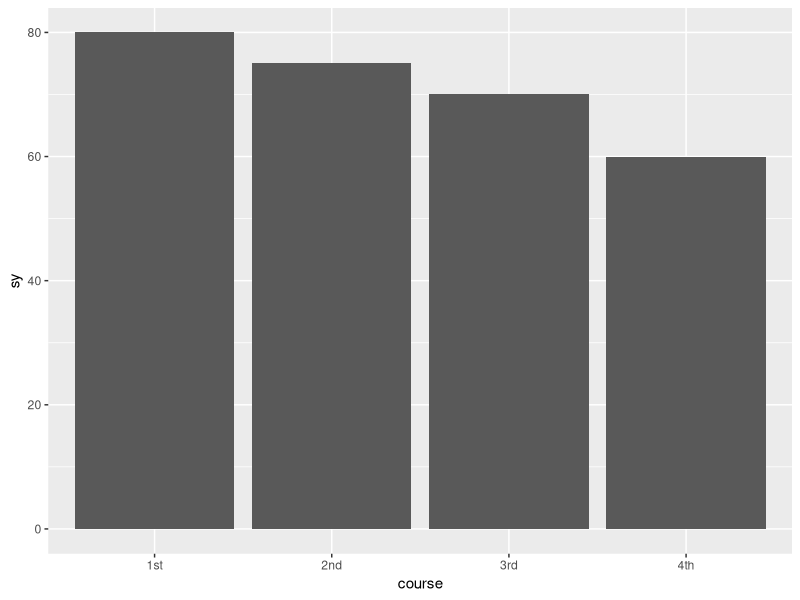
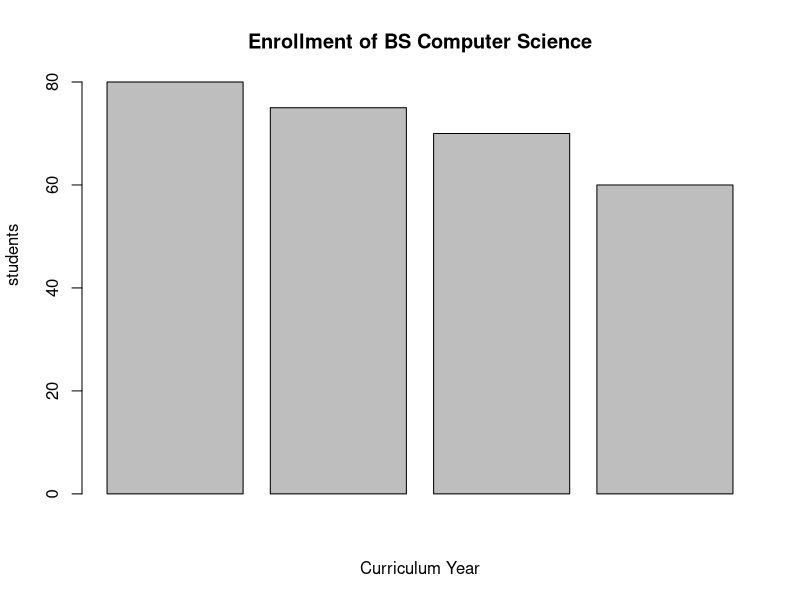
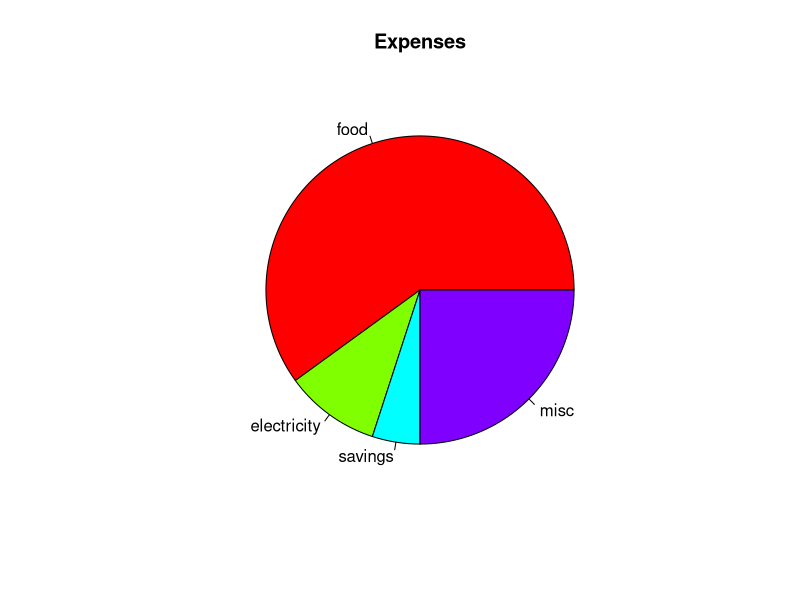
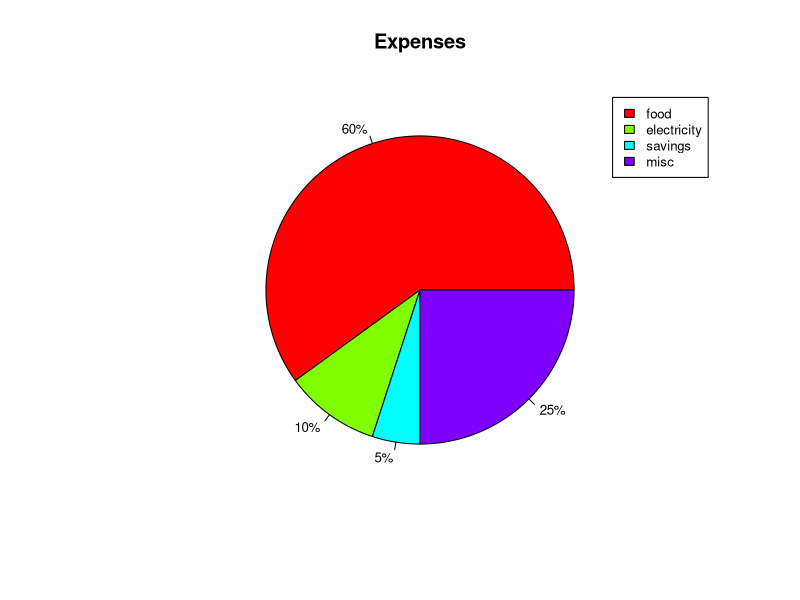
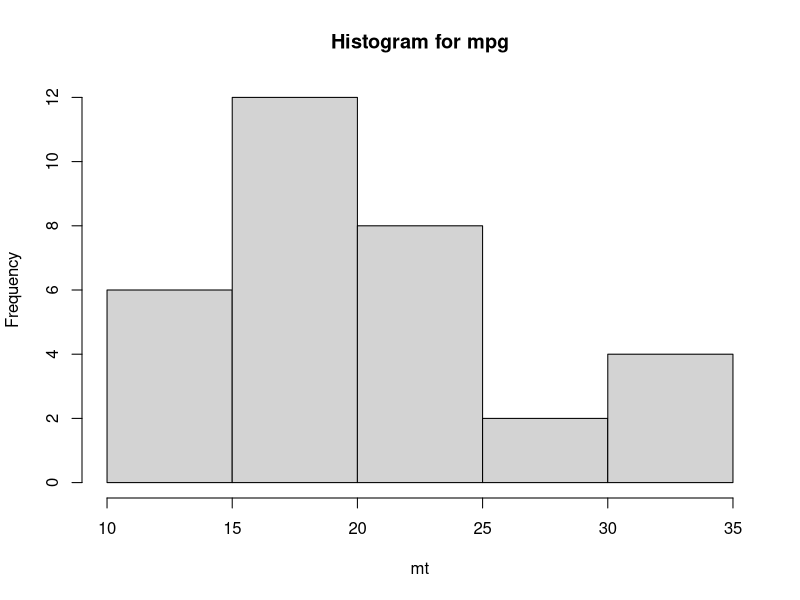
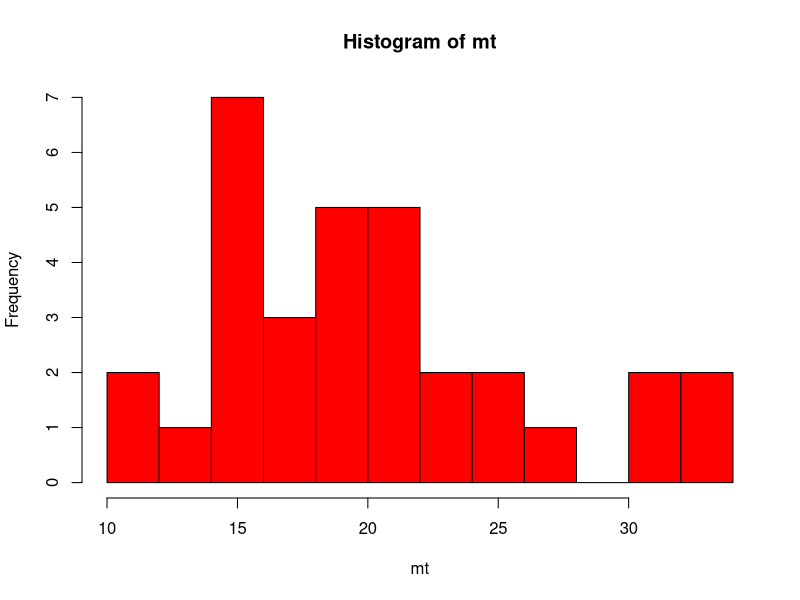
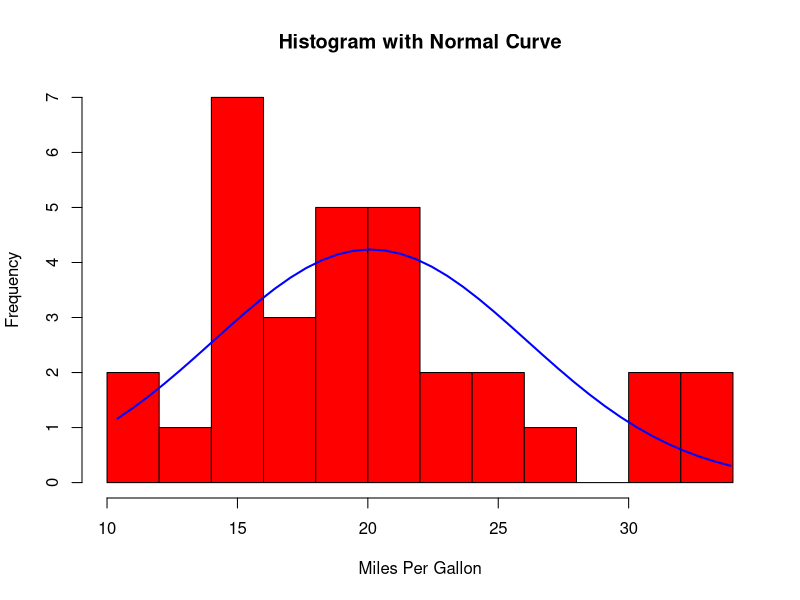
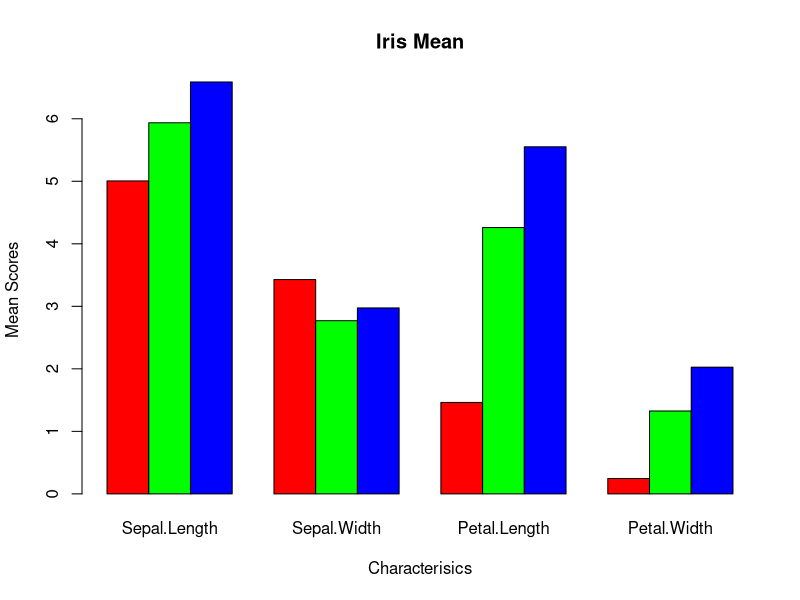

Source code (R) for these figures, in order:
## ---- chunk 1
#1a

library(ggplot2)
df <- data.frame("course"=c("1st", "2nd", "3rd", "4th"), "sy"= c(80, 75, 70, 60))
ggplot(df) + geom_col(aes(course, sy))

sy <- c(80, 75, 70, 60)
course <- c("1st", "2nd", "3rd", "4th")

## ---- chunk 2
#b
br <- barplot(sy, main= "Enrollment of BS Computer Science",
              xlab = "Curriculum Year", ylab = "number of
              students")
## ---- chunk 3
#2a
food <- 60
electricity <- 10
savings <- 5
misc <- 25

expenses <- data.frame(food, electricity, savings,misc)
expenses
## ---- chunk 4
#2B
expense <- c(60, 10, 5, 25)
pie(expense, main = "Expenses", col = rainbow(length(expense)),
    labels = c("food", "electricity", "savings", "misc"))

expense_label <- round(expense/sum(expense) * 100, 1)
expense_label <- paste(expense_label, "%", sep = "")

pie(expense, main = "Expenses", col = rainbow(length(expense)),
    labels = expense_label, cex=0.8)
legend(1, c("food", "electricity", "savings", "misc"),
       cex = 0.8, fill = rainbow(length(expense)))
## ---- chunk 5
#3
data("mtcars")

mt  <- mtcars$mpg

hist(mt, main = "Histogram for mpg")
## ---- chunk 6
#B
hist(mt, breaks=12, col="red")
## ---- chunk 7
#C

h<-hist(mt, breaks=10, col="red", xlab="Miles Per Gallon",
        main="Histogram with Normal Curve")
xfit<-seq(min(mt),max(mt),length=40)
yfit<-dnorm(xfit,mean=mean(mt),sd=sd(mt))
yfit <- yfit*diff(h$mids[1:2])*length(mt)
lines(xfit, yfit, col="blue", lwd=2)
## ---- chunk 8
#D
data("iris")

data_a <- data.frame(iris)
data_a

a_data <- subset(data_a, Species == 'setosa')
a_data

data_b <- data.frame(iris)
data_b
b_data <- subset(data_b, Species == 'versicolor')
b_data

data_c <- data.frame(iris)
data_c
c_data <-subset(data_c, Species == 'virginica')
c_data
## ---- chunk 9
#4b
setosa <- colMeans(a_data[sapply(a_data,is.numeric)])
setosa

versicolor <- colMeans(b_data[sapply(b_data,is.numeric)])
versicolor

virginica <- colMeans(c_data[sapply(c_data,is.numeric)])
virginica
## ---- chunk 10
#c
sec <- rbind(setosa, versicolor, virginica)
sec

## ---- chunk 11
#D
barplot(sec, beside =TRUE, main = "Iris Mean",
        xlab = "Characterisics", ylab = "Mean Scores",
        col = c("red", "green", "blue"))
